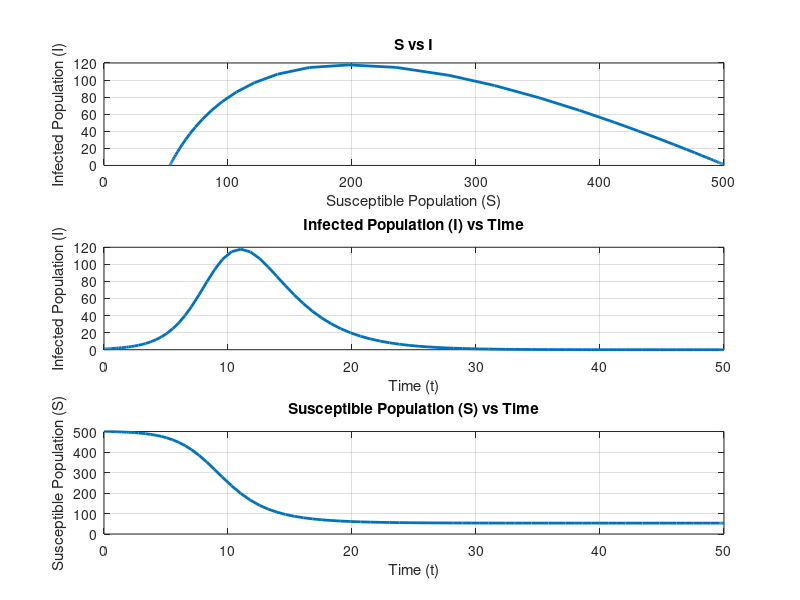

Source code (MATLAB):
function ode_solver()
    % Parameters
    b = 0.002;
    y_param = 0.4;

    % Initial conditions
    S0 = 500;
    I0 = 1;
    initial_conditions = [S0; I0];

    % Time span
    tspan = [0, 50];

    % Solve the ODE system
    [t, solution] = ode45(@(t, y) odefun(t, y, b, y_param), tspan, initial_conditions);

    % Extracting S and I from the solution
    S = solution(:, 1);
    I = solution(:, 2);

    % Plotting
    figure;

    % Plot S vs I
    subplot(3, 1, 1);
    plot(S, I, 'LineWidth', 2);
    title('S vs I');
    xlabel('Susceptible Population (S)');
    ylabel('Infected Population (I)');
    grid on;

    % Plot I vs t
    subplot(3, 1, 2);
    plot(t, I, 'LineWidth', 2);
    title('Infected Population (I) vs Time');
    xlabel('Time (t)');
    ylabel('Infected Population (I)');
    grid on;

    % Plot S vs t
    subplot(3, 1, 3);
    plot(t, S, 'LineWidth', 2);
    title('Susceptible Population (S) vs Time');
    xlabel('Time (t)');
    ylabel('Susceptible Population (S)');
    grid on;
end

function dydt = odefun(t, y, b, y_param)
    % ODE system
    S = y(1);
    I = y(2);
    
    dSdt = -b * S * I;
    dIdt = b * S * I - y_param * I;
    
    dydt = [dSdt; dIdt];
end